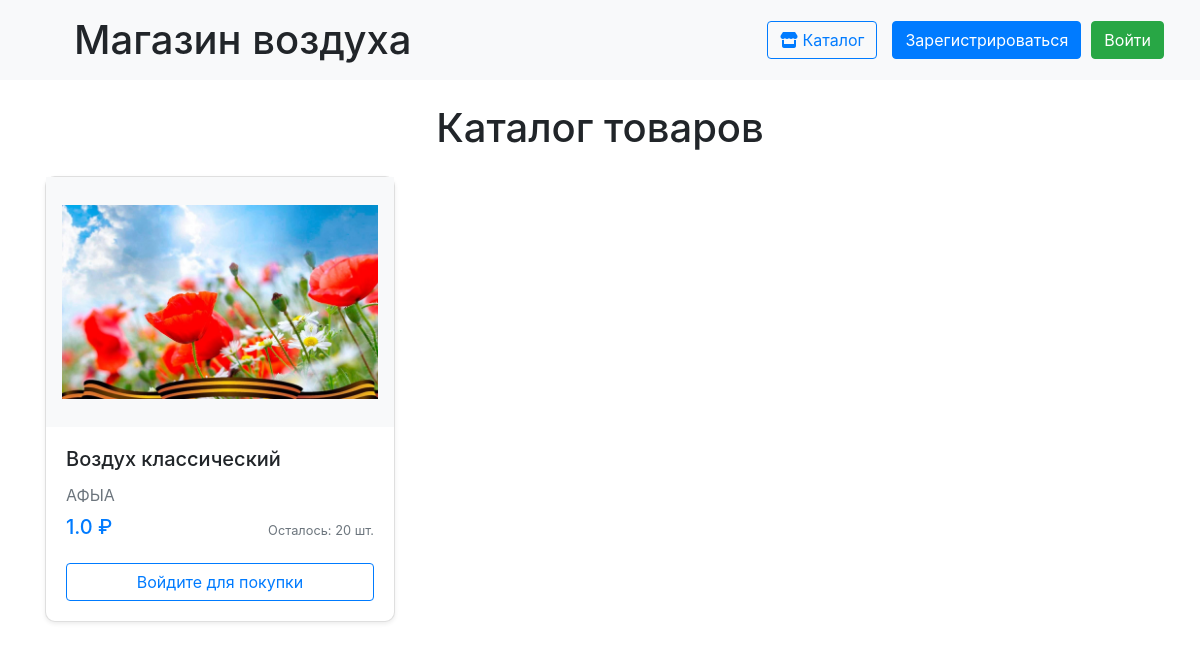
Before: / with the older database file.
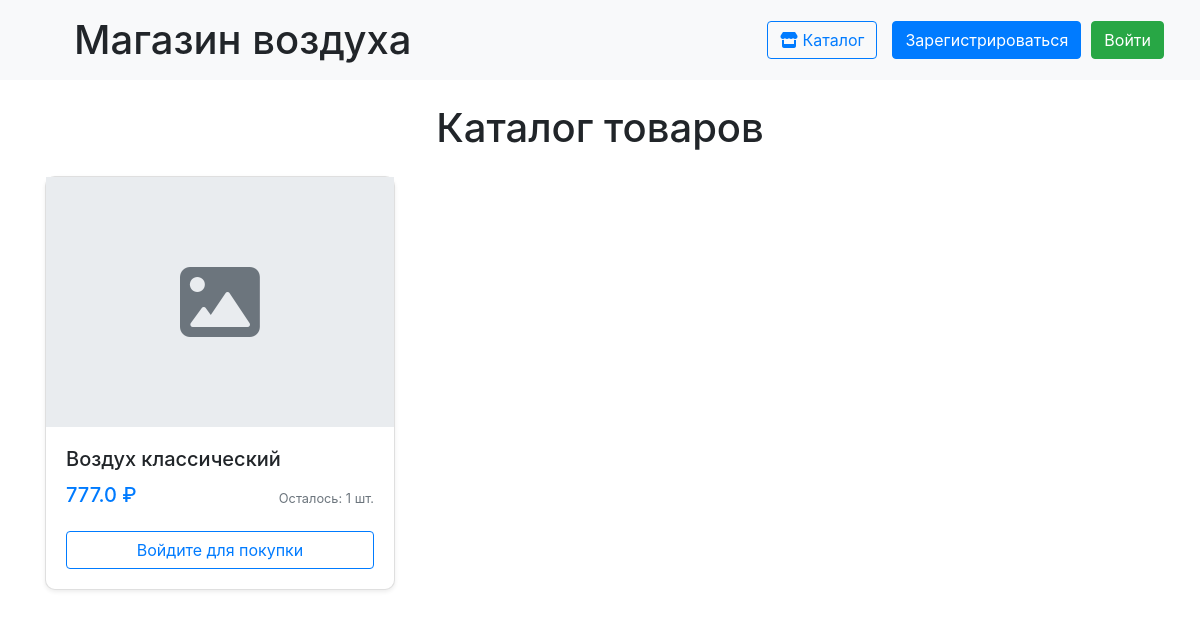
After: the same page with the newer database file.
### data/products.py (models this page shows, shortened)
class Product(SqlAlchemyBase):
    __tablename__ = 'products'
    id = sa.Column(sa.Integer, primary_key=True, autoincrement=True)
    title = sa.Column(sa.String, nullable=False)
    description = sa.Column(sa.Text)
    price = sa.Column(sa.Float, nullable=False)
    quantity = sa.Column(sa.Integer, default=0)
    image_url = sa.Column(sa.String)
    category = sa.Column(sa.String)
    created_at = sa.Column(sa.DateTime, default=sa.func.now())
    is_available = sa.Column(sa.Boolean, default=True)

### main.py (the view)
@app.route('/')
def index():
    db_sess = db_session.create_session()
    products = db_sess.query(Product).filter(Product.is_available == True).all()
    return render_template("index.html", products=products)

### data/db_session.py (called while the page is built)
def create_session() -> Session:
    global __factory
    return __factory()

### templates/index.html (shortened to what this page needs)
{% extends "base.html" %}
{% block content %}
<div class="container py-4">
    <h1 class="text-center mb-4">Каталог товаров</h1>
    <div class="row">
        {% for product in products %}
        <div class="col-lg-4 col-md-6 mb-4">
            <div class="card h-100 shadow-sm">
                <div class="product-image-container">
                    {% if product.image_url %}
                    <img src="{{ url_for('static', filename=product.image_url) }}"
                         class="card-img-top img-fluid p-3"
                         alt="{{ product.title }}"
                         style="max-height: 250px; object-fit: contain;">
                    {% else %}
                    <div class="no-image-placeholder d-flex align-items-center justify-content-center">
                        <i class="fas fa-image fa-5x text-muted"></i>
                    </div>
                    {% endif %}
                </div>
                <div class="card-body d-flex flex-column">
                    <h5 class="card-title">{{ product.title }}</h5>
                    {% if product.description %}
                    <p class="card-text text-muted mb-2">{{ product.description|truncate(100) }}</p>
                    {% endif %}
                    <div class="mt-auto">
                        <div class="d-flex justify-content-between align-items-center mb-3">
                            <span class="h5 text-primary">{{ product.price }} ₽</span>
                            <small class="text-muted">Осталось: {{ product.quantity }} шт.</small>
                        </div>
                        {% if current_user.is_authenticated %}
                        <form action="{{ url_for('buy', product_id=product.id) }}" method="POST">
                            <div class="input-group">
                                <input type="number" name="quantity" value="1" min="1"
                                       max="{{ product.quantity }}" class="form-control">
                                <button class="btn btn-success" {% if product.quantity < 1 %}disabled{% endif %}>
                                    <i class="fas fa-shopping-cart"></i> Купить
                                </button>
                            </div>
                        </form>
                        {% else %}
                        <a href="{{ url_for('login') }}" class="btn btn-outline-primary btn-block">
                            Войдите для покупки
                        </a>
                        {% endif %}
                    </div>
                </div>
            </div>
        </div>
        {% endfor %}
    </div>
</div>
{% endblock %}

### templates/base.html (shortened to what this page needs)
<!doctype html>
<html lang="en">
<head>
    <link rel="stylesheet" href="https://stackpath.bootstrapcdn.com/bootstrap/4.4.1/css/bootstrap.min.css">
    <link rel="stylesheet" href="https://cdnjs.cloudflare.com/ajax/libs/font-awesome/6.0.0/css/all.min.css">
    <link rel="stylesheet" href="{{ url_for('static', filename='css/style.css') }}">
</head>
<body>
<nav class="navbar navbar-light bg-light">
    <div class="navbar-container">
        <h1 class="m-2" style="padding-left: 30px;">Магазин воздуха</h1>
        <div class="nav-section">
            {% if current_user.is_authenticated %}
                <a href="{{ url_for('index') }}" class="btn btn-outline-primary">
                    <i class="fas fa-store"></i> Каталог
                </a>
                <div class="d-flex align-items-center">
                    <span class="balance mr-2" onclick="window.location.href='{{ url_for('payment') }}'">
                        {{ current_user.balance }} ₽
                    </span>
                    <span class="username {% if current_user.is_admin %}admin-badge{% endif %}"
                          onclick="window.location.href='{{ url_for('profile') }}'">
                        {{ current_user.name }}
                        {% if current_user.is_admin %}<span class="badge badge-warning ml-2">ADMIN</span>{% endif %}
                    </span>
                </div>
            {% else %}
                <a href="{{ url_for('index') }}" class="btn btn-outline-primary">
                    <i class="fas fa-store"></i> Каталог
                </a>
                <div class="auth-buttons">
                    <a class="btn btn-primary" href="/register">Зарегистрироваться</a>
                    <a class="btn btn-success" href="/login">Войти</a>
                </div>
            {% endif %}
        </div>
    </div>
</nav>
<main>
    {% block content %}{% endblock %}
</main>
</body>
</html>

### static/css/style.css (style rules this page uses)
.navbar-container { width: 100%; display: flex; justify-content: space-between; align-items: center; }
.nav-section { display: flex; align-items: center; gap: 15px; }
.auth-buttons { display: flex; gap: 10px; align-items: center; }
.navbar-container { display: flex; justify-content: space-between; align-items: center; width: 100%; padding: 0 20px; }

### templates/index.html (style rules this page uses)
.product-image-container { height: 250px; display: flex; align-items: center; justify-content: center; background-color: #f8f9fa; overflow: hidden; }
.no-image-placeholder { height: 100%; width: 100%; background-color: #e9ecef; }
.card { transition: transform 0.2s; border-radius: 10px; }

Changed rows visible on the page:
changed Product "Воздух классический": price "1.0" → "777.0"; quantity "20" → "1"; image_url: picture removed; description "АФЫА" → (not shown)
